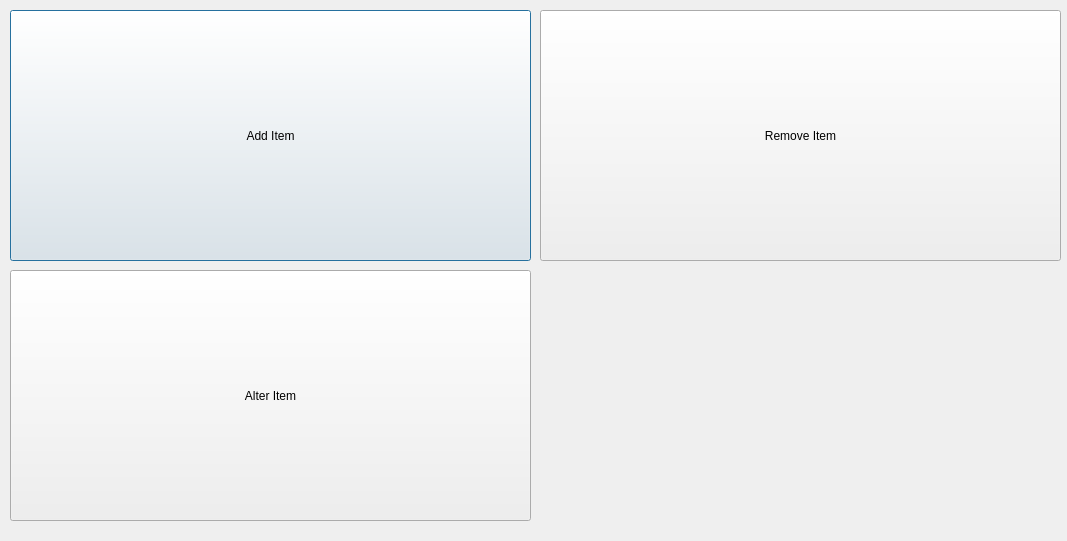
<?xml version="1.0" encoding="UTF-8"?>
<ui version="4.0">
 <class>EditMenu</class>
 <widget class="QDialog" name="EditMenu">
  <property name="geometry">
   <rect>
    <x>0</x>
    <y>0</y>
    <width>1067</width>
    <height>541</height>
   </rect>
  </property>
  <property name="minimumSize">
   <size>
    <width>1067</width>
    <height>541</height>
   </size>
  </property>
  <property name="maximumSize">
   <size>
    <width>1067</width>
    <height>541</height>
   </size>
  </property>
  <property name="windowTitle">
   <string>Dialog</string>
  </property>
  <widget class="QPushButton" name="pbAddItem">
   <property name="geometry">
    <rect>
     <x>10</x>
     <y>10</y>
     <width>521</width>
     <height>251</height>
    </rect>
   </property>
   <property name="text">
    <string>Add Item</string>
   </property>
  </widget>
  <widget class="QPushButton" name="pbRemoveItem">
   <property name="geometry">
    <rect>
     <x>540</x>
     <y>10</y>
     <width>521</width>
     <height>251</height>
    </rect>
   </property>
   <property name="text">
    <string>Remove Item</string>
   </property>
  </widget>
  <widget class="QPushButton" name="pbAlterItem">
   <property name="geometry">
    <rect>
     <x>10</x>
     <y>270</y>
     <width>521</width>
     <height>251</height>
    </rect>
   </property>
   <property name="text">
    <string>Alter Item</string>
   </property>
  </widget>
 </widget>
 <resources/>
 <connections/>
</ui>
